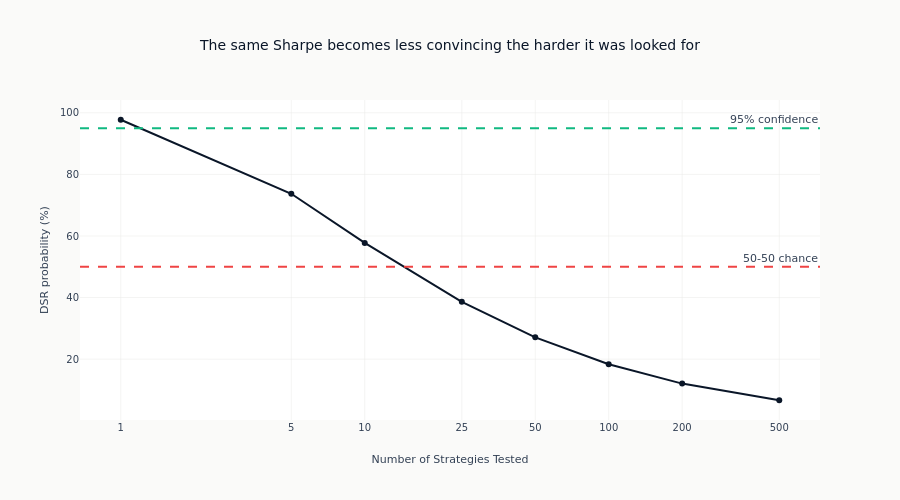

Here is the notebook cell this chart was saved with:
### Code cell
# Visualize DSR decay with number of trials
fig = go.Figure()
fig.add_trace(
    go.Scatter(
        x=dsr_df.get_column("n_trials").to_list(),
        y=(dsr_df.get_column("dsr_probability") * 100).to_list(),
        mode="lines+markers",
        name="DSR Probability",
        line={"color": COLORS["blue"], "width": 2},
    )
)
fig.add_hline(
    y=95,
    line_dash="dash",
    line_color=COLORS["positive"],
    annotation_text="95% confidence",
)
fig.add_hline(
    y=50,
    line_dash="dash",
    line_color=COLORS["negative"],
    annotation_text="50-50 chance",
)
fig.update_layout(
    title="The same Sharpe becomes less convincing the harder it was looked for",
    xaxis_title="Number of Strategies Tested",
    yaxis_title="DSR probability (%)",
    xaxis_type="log",
    height=500,
)
_n_trials_ticks = dsr_df.get_column("n_trials").to_list()
fig.update_xaxes(
    tickmode="array",
    tickvals=_n_trials_ticks,
    ticktext=[str(t) for t in _n_trials_ticks],
)
fig.show()

### Figure 1 — Plotly figure (JSON) as saved in the notebook; plotly's stock layout.template omitted (floating-point values rounded to 4 significant figures)
{"data": [{"line": {"color": "#0a1628", "width": 2}, "mode": "lines+markers", "name": "DSR Probability", "type": "scatter", "x": [1, 5, 10, 25, 50, 100, 200, 500], "y": [97.75, 73.72, 57.77, 38.62, 27.1, 18.36, 12.07, 6.664]}], "layout": {"annotations": [{"showarrow": false, "text": "95% confidence", "x": 1, "xanchor": "right", "xref": "x domain", "y": 95, "yanchor": "bottom", "yref": "y"}, {"showarrow": false, "text": "50-50 chance", "x": 1, "xanchor": "right", "xref": "x domain", "y": 50, "yanchor": "bottom", "yref": "y"}], "height": 500, "shapes": [{"line": {"color": "#10b981", "dash": "dash"}, "type": "line", "x0": 0, "x1": 1, "xref": "x domain", "y0": 95, "y1": 95, "yref": "y"}, {"line": {"color": "#ef4444", "dash": "dash"}, "type": "line", "x0": 0, "x1": 1, "xref": "x domain", "y0": 50, "y1": 50, "yref": "y"}], "title": {"text": "The same Sharpe becomes less convincing the harder it was looked for"}, "xaxis": {"tickmode": "array", "ticktext": ["1", "5", "10", "25", "50", "100", "200", "500"], "tickvals": [1, 5, 10, 25, 50, 100, 200, 500], "title": {"text": "Number of Strategies Tested"}, "type": "log"}, "yaxis": {"title": {"text": "DSR probability (%)"}}}}
